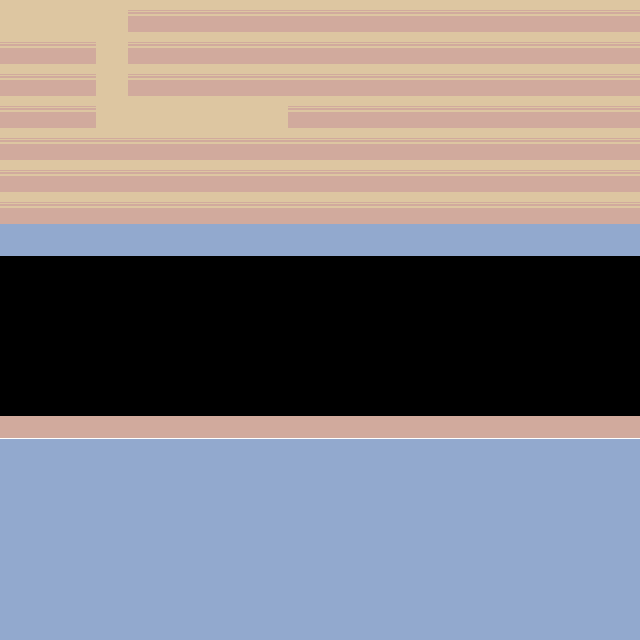

A 2D game scene composited from a Tiled map and its tileset images. What follows is a short description and the map's XML, with every tile layer's data as written:
An orthogonal 20x20 tile map with 32x32 px tiles, 1 tile layer (Tile Layer 1).

<map version="1.8" tiledversion="1.8.5" orientation="orthogonal" renderorder="right-down" width="20" height="20" tilewidth="32" tileheight="32" infinite="0" nextlayerid="2" nextobjectid="1">
 <tileset firstgid="1" source="Background.tsx" />
 <layer id="1" name="Tile Layer 1" width="20" height="20">
  <data encoding="csv">
6,6,6,6,25,25,25,25,25,25,25,25,25,25,25,25,25,25,25,25,
25,25,25,6,25,25,25,25,25,25,25,25,25,25,25,25,25,25,25,25,
25,25,25,6,25,25,25,25,25,25,25,25,25,25,25,25,25,25,25,25,
25,25,25,6,6,6,6,6,6,25,25,25,25,25,25,25,25,25,25,25,
25,25,25,25,25,25,25,25,25,25,25,25,25,25,25,25,25,25,25,25,
25,25,25,25,25,25,25,25,25,25,25,25,25,25,25,25,25,25,25,25,
25,25,25,25,25,25,25,25,25,25,25,25,25,25,25,25,25,25,25,25,
49,49,49,49,49,49,49,49,49,49,49,49,49,49,49,49,49,49,49,49,
0,0,0,0,0,0,0,0,0,0,0,0,0,0,0,0,0,0,0,0,
0,0,0,0,0,0,0,0,0,0,0,0,0,0,0,0,0,0,0,0,
0,0,0,0,0,0,0,0,0,0,0,0,0,0,0,0,0,0,0,0,
0,0,0,0,0,0,0,0,0,0,0,0,0,0,0,0,0,0,0,0,
0,0,0,0,0,0,0,0,0,0,0,0,0,0,0,0,0,0,0,0,
31,31,31,31,31,31,31,31,31,31,31,31,31,31,31,31,31,31,31,31,
45,45,45,45,45,45,45,45,45,45,45,45,45,45,45,45,45,45,45,45,
45,45,45,45,45,45,45,45,45,45,45,45,45,45,45,45,45,45,45,45,
45,45,45,45,45,45,45,45,45,45,45,45,45,45,45,45,45,45,45,45,
45,45,45,45,45,45,45,45,45,45,45,45,45,45,45,45,45,45,45,45,
45,45,45,45,45,45,45,45,45,45,45,45,45,45,45,45,45,45,45,45,
45,45,45,45,45,45,45,45,45,45,45,45,45,45,45,45,45,45,45,45
</data>
 </layer>
</map>
